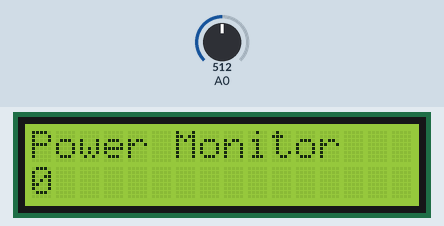
This sketch was run on a simulated Arduino Uno, built with avr-gcc and run on an emulated ATmega328P. On the bench: 16×2 character LCD. The test bench sets the inputs (shaded band); at power-on: A0 = 512.

Above: at 1.2 s.
1.3 s: A0 set to 1010
At 3.4 s:
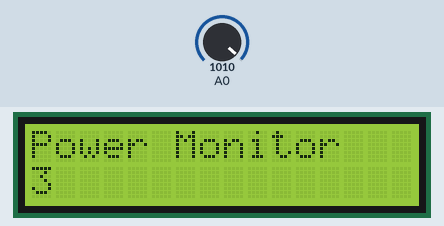
3.5 s: A0 set to 990
5.0 s: A0 set to 1023
At 5.7 s:
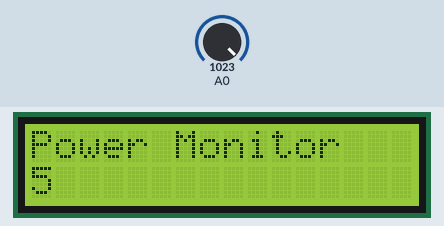
Timing chart, 0 to 8.0 s (numbered marks = the images above; inputs shaded):
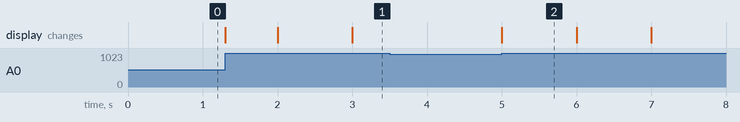

The sketch:

PowerMonitorControlPanel.ino
```cpp
#include <SPI.h>
#include <LiquidCrystal.h>

// select the pins used on the LCD panel
LiquidCrystal lcd(8, 9, 4, 5, 6, 7);

// define some values used by the panel and buttons
int lcd_key     = 0;
int adc_key_in  = 0;
#define btnRIGHT  0
#define btnUP     1
#define btnDOWN   2
#define btnLEFT   3
#define btnSELECT 4
#define btnNONE   5

#define NUMCHANNELS 7

char labels[NUMCHANNELS][17]={
  "Basement A      ",
  "Basement B      ",
  "Basement C      ",
  "Air Conditioner ",
  "Chicken Coup    ",
  "Sump Pump A     ",
  "Sump Pump B     "
};

unsigned long LastUpdate = 0;
int SourceIndex = 0;

void setup() {
  lcd.begin(16, 2);              // start the library
  lcd.setCursor(0,0);
  lcd.print("Power Monitor   "); // print a startup message
}

void loop() {
  lcd.setCursor(0,1);            // move cursor to second line "1" and 9 spaces over
  lcd.print(millis()/1000);      // display seconds elapsed since power-up


  lcd.setCursor(0,1);            // move to the begining of the second line
  lcd_key = read_LCD_buttons();  // read the buttons

  switch (lcd_key)               // depending on which button was pushed, we perform an action
  {
    case btnRIGHT:
    {
      //lcd.setCursor(13,1);
      //lcd.print("RIGHT ");
      break;
    }
    case btnLEFT:
    {
      //lcd.setCursor(0,1);
      //lcd.print("LEFT   ");
      break;
    }
    case btnUP:
    {
      SourceIndex--;
      if(SourceIndex < 0) SourceIndex = NUMCHANNELS - 1;
      lcd.setCursor(0,0);
      lcd.print(labels[SourceIndex]);
      break;
    }
    case btnDOWN:
    {
      SourceIndex++;
      if (SourceIndex >= NUMCHANNELS) SourceIndex = 0;
      lcd.setCursor(0,0);
      lcd.print(labels[SourceIndex]);
      break;
    }
    case btnSELECT:
    {
      //lcd.print("SELECT");
      break;
    }
    case btnNONE:
    {

      break;
    }
 }

}

void IncrementSourceIndex(){
}

int read_LCD_buttons()
{
  // read the buttons
  adc_key_in = analogRead(0);      // read the value from the sensor
  while(analogRead(0) < 1000) delay(1);
  // my buttons when read are centered at these valies: 0, 144, 329, 504, 741
  // we add approx 50 to those values and check to see if we are close
  if (adc_key_in > 1000) return btnNONE;
  if (adc_key_in < 50)   return btnRIGHT;
  if (adc_key_in < 250)  return btnUP;
  if (adc_key_in < 400)  return btnDOWN;
  if (adc_key_in < 600)  return btnLEFT;
  if (adc_key_in < 850)  return btnSELECT;


 return btnNONE;  // when all others fail, return this...
}
```

Measured:
- after the input at 1.3 s, the display: first changes at once (image 1 shows a later state)
- after the input at 3.5 s, every drawn part: stays the same
- after the input at 5.0 s, the display: changes at once (image 2)
- what the display in image 2 shows lasts 1.0 s, from 5.0 s to 6.0 s
